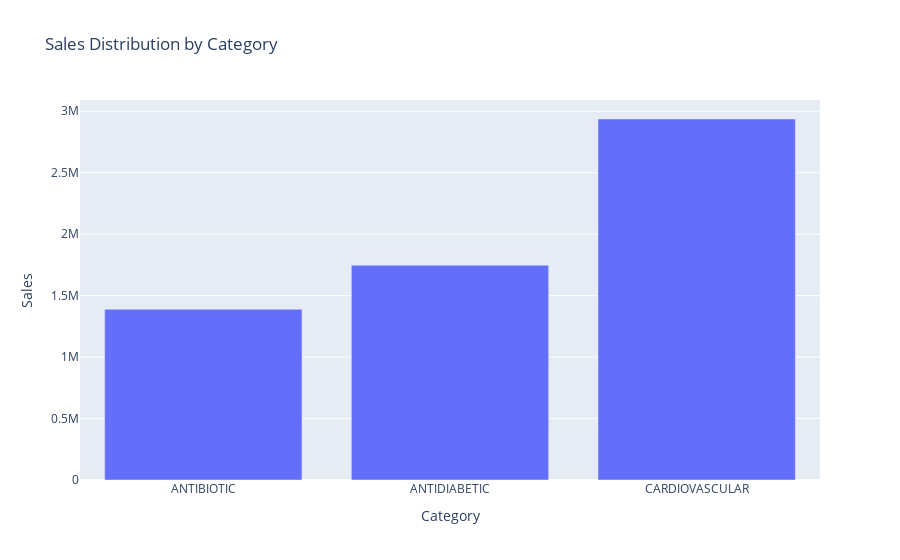

Here is the notebook cell this chart was saved with:
### Code cell
fig = px.bar(category_sales, x='Category', y='Sales', title='Sales Distribution by Category')
fig.show()

### Figure 1 — Plotly figure (JSON) as saved in the notebook; plotly's stock layout.template omitted (floating-point values rounded to 4 significant figures)
{"data": [{"alignmentgroup": "True", "hovertemplate": "Category=%{x}<br>Sales=%{y}<extra></extra>", "legendgroup": "", "marker": {"color": "#636efa", "pattern": {"shape": ""}}, "name": "", "offsetgroup": "", "orientation": "v", "showlegend": false, "textposition": "auto", "type": "bar", "x": ["ANTIBIOTIC", "ANTIDIABETIC", "CARDIOVASCULAR"], "xaxis": "x", "y": [1389243, 1746873, 2937104], "yaxis": "y"}], "layout": {"barmode": "relative", "legend": {"tracegroupgap": 0}, "title": {"text": "Sales Distribution by Category"}, "xaxis": {"anchor": "y", "domain": [0, 1], "title": {"text": "Category"}}, "yaxis": {"anchor": "x", "domain": [0, 1], "title": {"text": "Sales"}}}}
